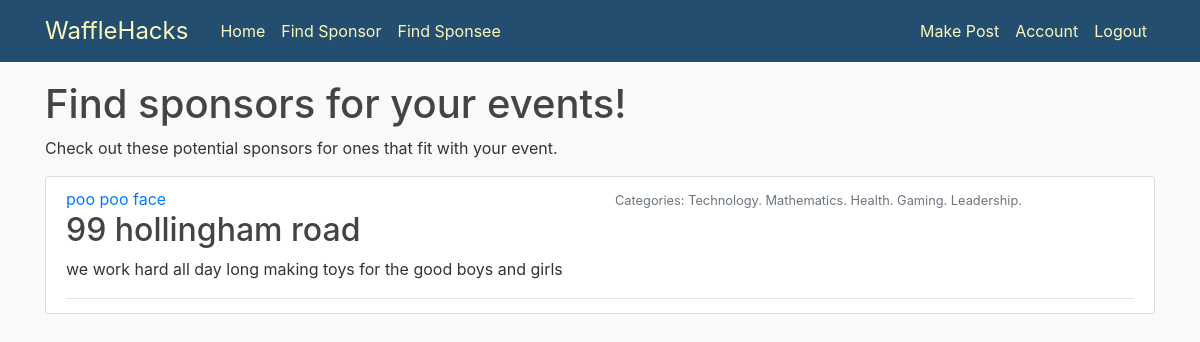
The app's page /find_sponsors (signed in), older data.
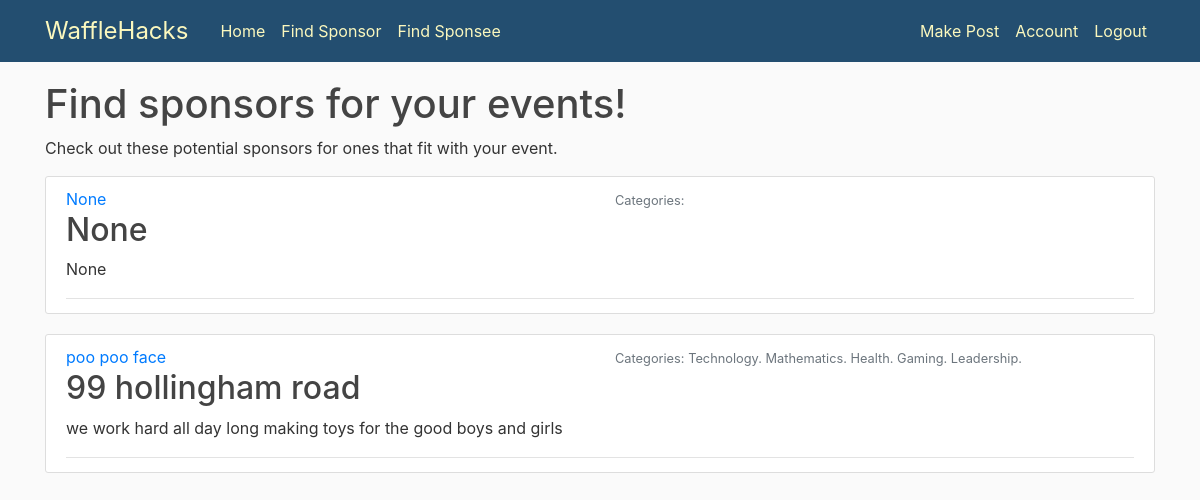
The same page, newer data.
### main/models.py (models this page shows, shortened)
class User(db.Model, UserMixin):
   id = db.Column(db.Integer, primary_key=True)
   username = db.Column(db.String(20), unique=True, nullable=False)
   password = db.Column(db.String(60), nullable=False)
   user_type = db.Column(db.String(7), nullable=False)
   name = db.Column(db.String(30))
   phone = db.Column(db.String(15))
   address = db.Column(db.String(40))
   website = db.Column(db.String(30))
   email = db.Column(db.String(30))
   description = db.Column(db.String(200))
   education = db.Column(db.Boolean)
   technology = db.Column(db.Boolean)
   mathematics = db.Column(db.Boolean)
   health = db.Column(db.Boolean)
   sports = db.Column(db.Boolean)
   gaming = db.Column(db.Boolean)
   leadership = db.Column(db.Boolean)
   business = db.Column(db.Boolean)
   posts = db.relationship('Post', backref='author', lazy=True)

### main/routes.py (the view)
@app.route("/find_sponsors", methods=['GET', 'POST'])
@login_required
def find_sponsors():
    all_users = User.query.all()
    return render_template('find_sponsors.html', users = all_users[::-1])

### main/models.py (called while the page is built)
@login_manager.user_loader
def load_user(user_id):
   return User.query.get(int(user_id))

### main/templates/find_sponsors.html (shortened to what this page needs)
{% extends "layout.html" %}
{% block content %}
    <h1>Find sponsors for your events!</h1>
    <p> Check out these potential sponsors for ones that fit with your event.</p>
    {% for user in users %}
    {%if user.user_type == "Sponsor"%}
        <article class="media content-section">
          <div class="media-body">
            <div class="article-metadata">
              <div class="row">
              <div class="col-6">
                <a class="mr-2" href="#">{{ user.name }}</a>
              </div>
              <div class="col-6">
                <small class="text-muted">Categories:
                  {%if user.technology%} Technology. {%endif%}
                  {%if user.mathematics%} Mathematics. {%endif%}
                  {%if user.health%} Health. {%endif%}
                  {%if user.gaming%} Gaming. {%endif%}
                  {%if user.leadership%} Leadership. {%endif%}
                </small>
              </div>
            </div>
            <h2><a class="article-title" href="#">{{ user.address }}</a></h2>
            <p class="article-content">{{ user.description }}</p>
          </div>
        </article>
        {%endif%}
    {% endfor %}
{% endblock content %}

### main/templates/layout.html (shortened to what this page needs)
<!DOCTYPE html>
<html>
<head>
    <link rel="stylesheet" href="https://maxcdn.bootstrapcdn.com/bootstrap/4.0.0/css/bootstrap.min.css">
    <link rel="stylesheet" type="text/css" href="{{ url_for('static', filename='main.css') }}">
</head>
<body>
    <header class="site-header">
      <nav class="navbar navbar-expand-md navbar-dark fixed-top" style="background-color: #234E70;">
        <div class="container">
          <a class="navbar-brand mr-4" style="color: #FBF8BE; font-size: x-large;" href="/">WaffleHacks</a>
          <div class="collapse navbar-collapse" id="navbarToggle">
            <div class="navbar-nav mr-auto">
              <a class="nav-item nav-link" style="color: #FBF8BE;" href="{{ url_for('home') }}">Home</a>
              <a class="nav-item nav-link" style="color: #FBF8BE;" href="{{ url_for('find_sponsors') }}">Find Sponsor</a>
              <a class="nav-item nav-link" style="color: #FBF8BE;" href="{{ url_for('find_sponsees') }}">Find Sponsee</a>
            </div>
            <div class="navbar-nav">
              {% if current_user.is_authenticated %}
                {% if current_user.user_type == "Sponsor"%}
                <a class="nav-item nav-link" style="color: #FBF8BE;" href="{{ url_for('account_sponsor') }}">Account</a>
                <a class="nav-item nav-link" style="color: #FBF8BE;" href="{{ url_for('logout') }}">Logout</a>
                {%else%}
                <a class="nav-item nav-link" style="color: #FBF8BE;" href="{{ url_for('make_post') }}">Make Post</a>
                <a class="nav-item nav-link" style="color: #FBF8BE;" href="{{ url_for('account_sponsee') }}">Account</a>
                <a class="nav-item nav-link" style="color: #FBF8BE;" href="{{ url_for('logout') }}">Logout</a>
                {%endif%}
              {% else %}
                <a class="nav-item nav-link" style="color: #FBF8BE;" href="{{ url_for('login') }}">Login</a>
                <a class="nav-item nav-link" style="color: #FBF8BE;" href="{{ url_for('register') }}">Register</a>
              {% endif %}
            </div>
          </div>
        </div>
      </nav>
    </header>
    <main role="main" class="container">
      <div class="row">
        <div class="col-md-12">
          {% block content %}{% endblock %}
        </div>
      </div>
    </main>
</body>
</html>

### main/static/main.css (style rules this page uses)
body { background: #fafafa; color: #333333; margin-top: 5rem; }
h1, h2, h3, h4, h5, h6 { color: #444444; }
.site-header .navbar-nav .nav-link { color: #cbd5db; }
.content-section { background: #ffffff; padding: 10px 20px; border: 1px solid #dddddd; border-radius: 3px; margin-bottom: 20px; }
.article-title { color: #444444; }
.article-content { white-space: pre-line; }
.article-metadata { padding-bottom: 1px; margin-bottom: 4px; border-bottom: 1px solid #e3e3e3 }

Row changes from the older to the newer data that the page shows:
added User: name "None", address "None", description "None"
